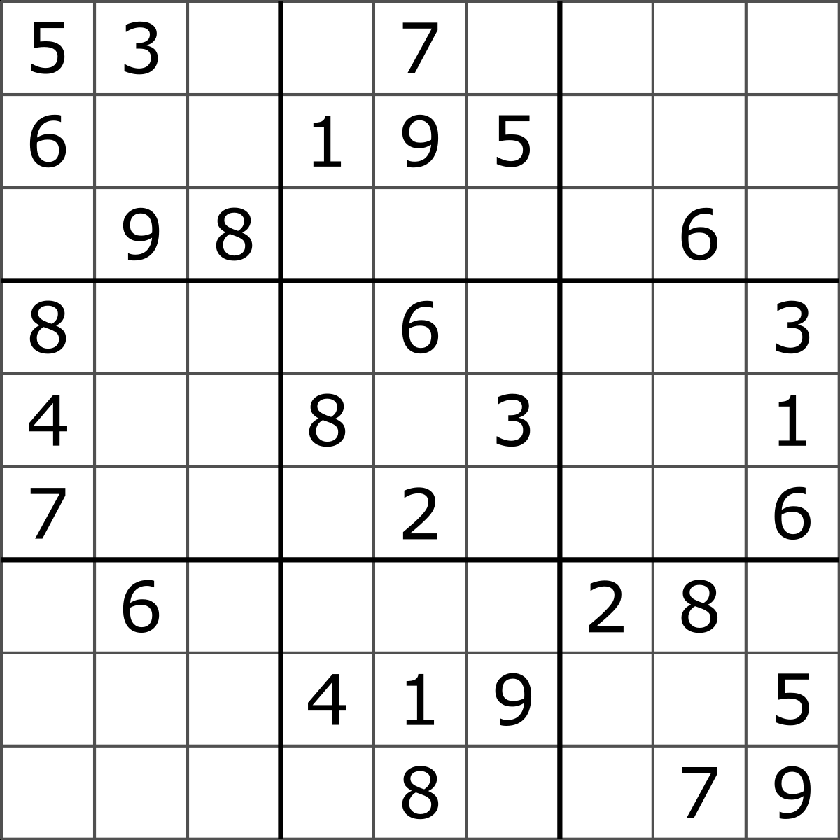
#> input picture Week 5/sudoku.png, 840 x 840 px, shrunk from 1200 x 1200 before the run
$ python DrawGridLines.py
#> lines starting #> are read from the running program, lines starting #| are printed output that depends on the picture

import cv2
import numpy as np

frame = cv2.imread('sudoku.png')
#> frame is the input picture: shape (840, 840, 3); min 0, max 255, mean 231.9
edges = cv2.Canny(frame,100,200) # This uses the canny edge detector. The 100 and 200 are rather arbitrary parameters; the second should be larger than the first, play around to see what numbers work best for each image.
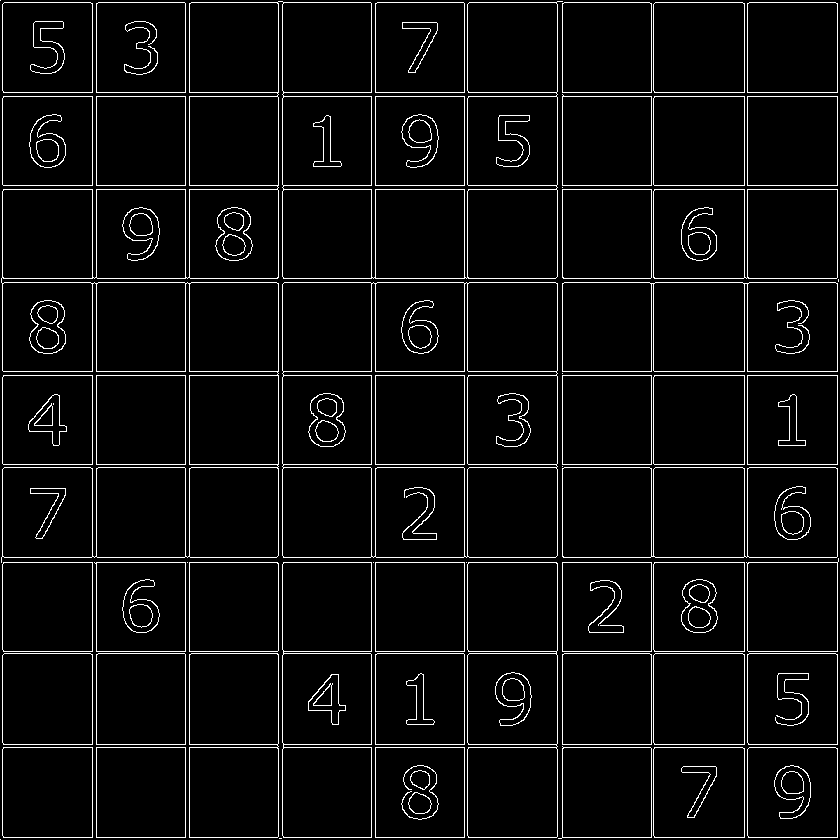
#> edges: shape (840, 840); 5.2% white in thin lines or dots


# Use the Canny again.

minLineLength=100
maxLineGap=5
edges = cv2.Canny(frame,100,200)
lines = cv2.HoughLinesP(edges,1,np.pi/180,100,minLineLength,maxLineGap)
#> lines = 211 rows, first 6: [283, 557, 370, 557], [747, 835, 747, 749], [562, 375, 651, 375], [464, 556, 464, 468], [98, 2, 184, 2], [96, 185, 96, 96]


blankImage = np.zeros(frame.shape)

#draw the lines onto our blank image
for l in lines:
    for x1,y1,x2,y2 in l:
        cv2.line(blankImage,(x1,y1),(x2,y2),(0,255,0),3)
#> this loop made 211 passes
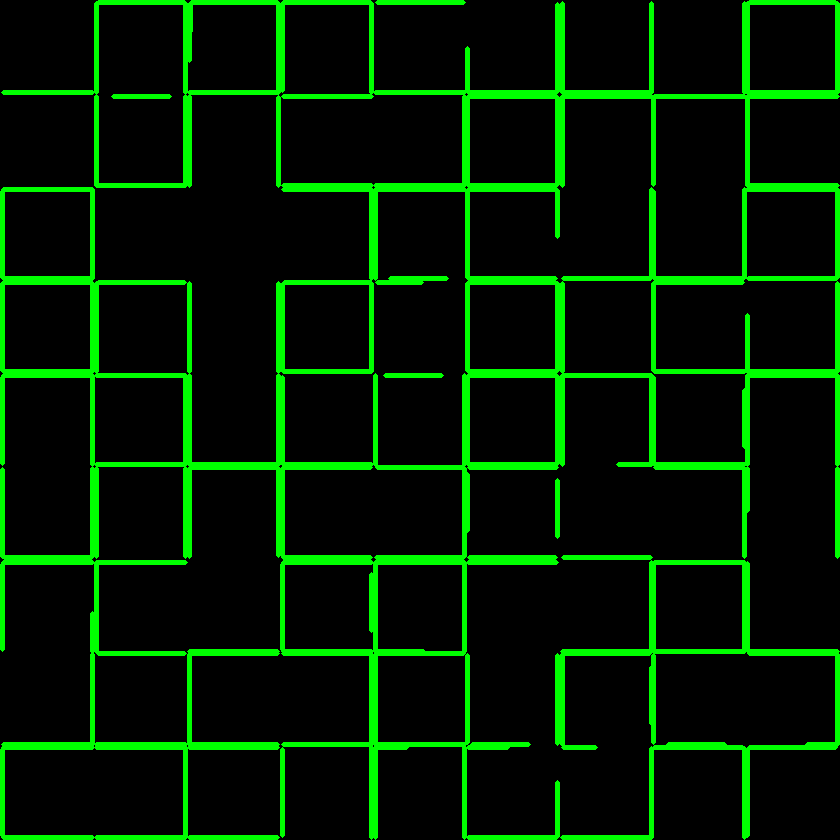
#> blankImage: shape (840, 840, 3) float64; mean of channels 0, 1, 2 0, 29.7, 0; drawn as B, G, R


cv2.imshow("original", frame)
cv2.imshow("edges", edges)
cv2.imshow("lines", blankImage)
cv2.waitKey(-1)
#canny is working fine, find way to refine lines
